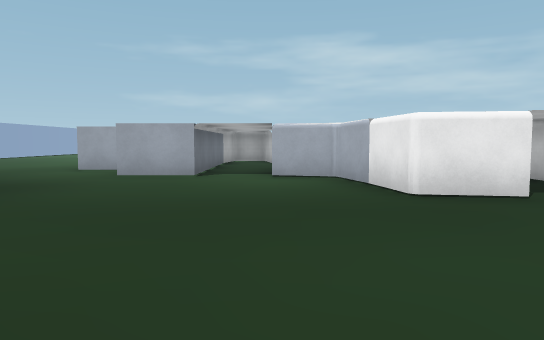
[1] (above)

24 first-person views from a walk through a 3-D level made in the Godot game engine. The camera is 1.3 m above the floor, tilts 4° down and sees 70° across. The floor is counted in squares, 2 m on a side. Each view is taken from the middle of a square. On the plan, view 1 faces up. The plan holds only what a view shows up to about 11 squares ahead; the rest is blank. The place goes on beyond the plan. Some surface patterns are stand-ins.

[2]
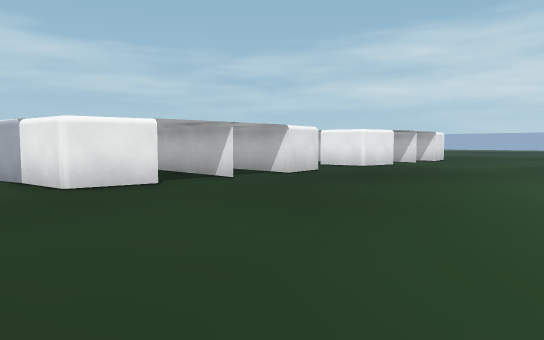

[3]
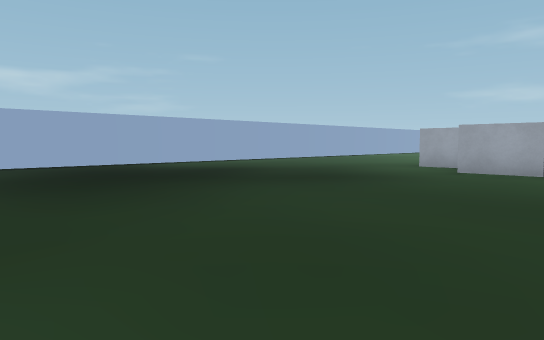

[4]
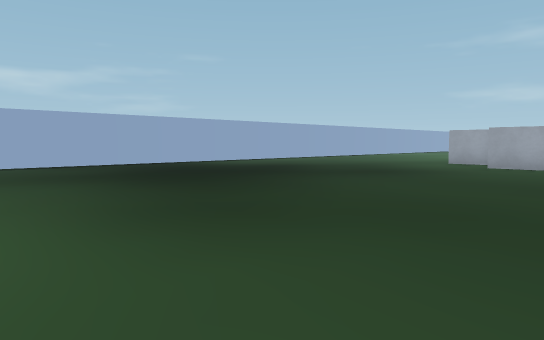

[5]
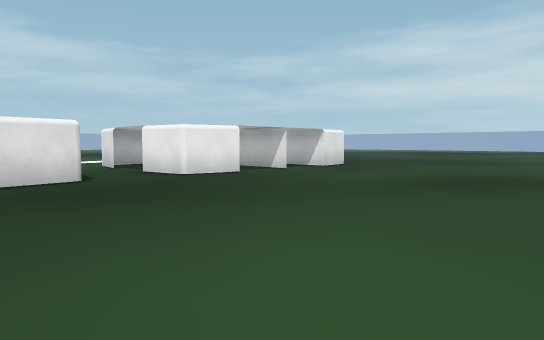

[6]
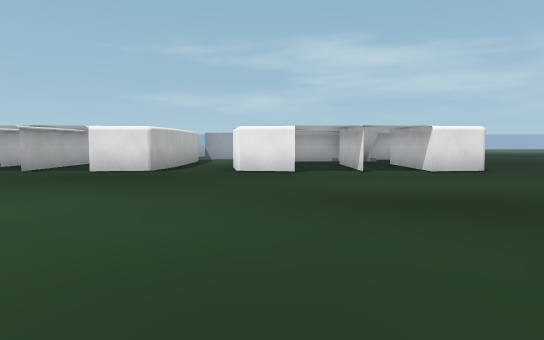

[7]
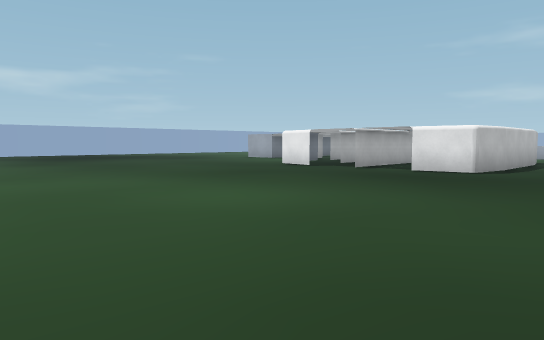

[8]
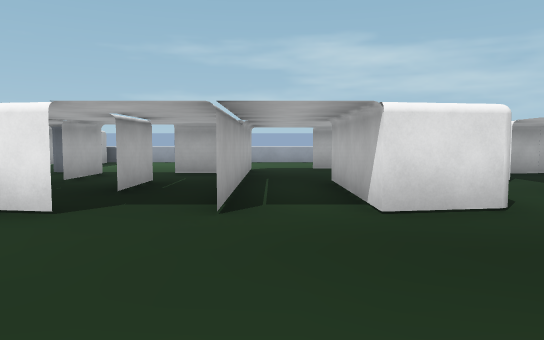

[9]
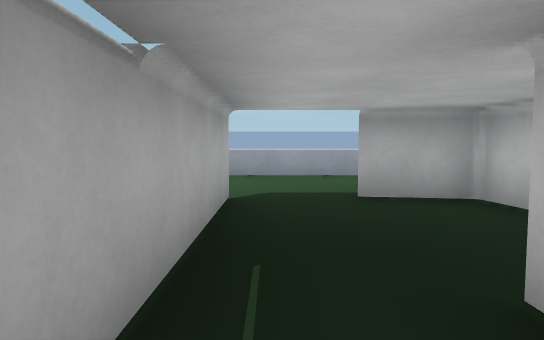

[10]
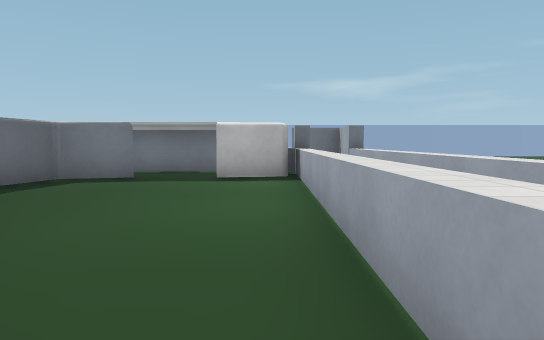

[11]
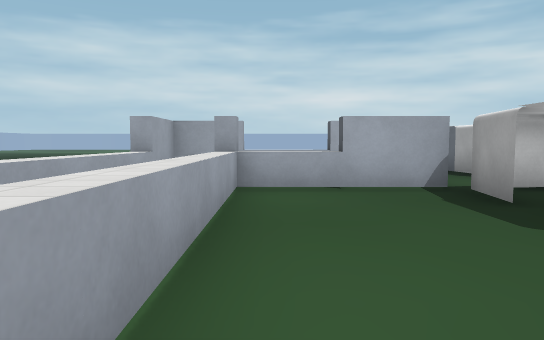

[12]
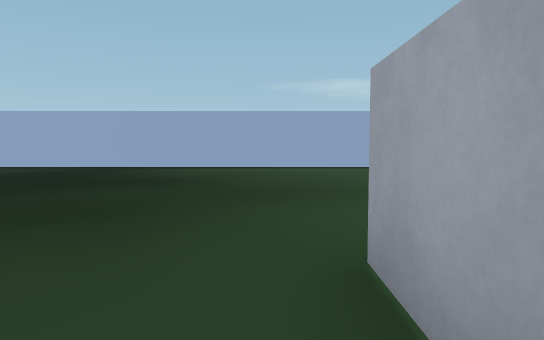

[13]
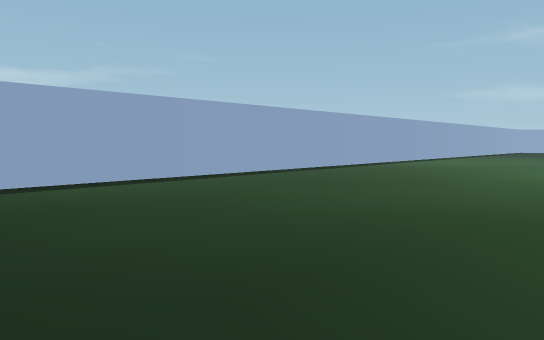

[14]
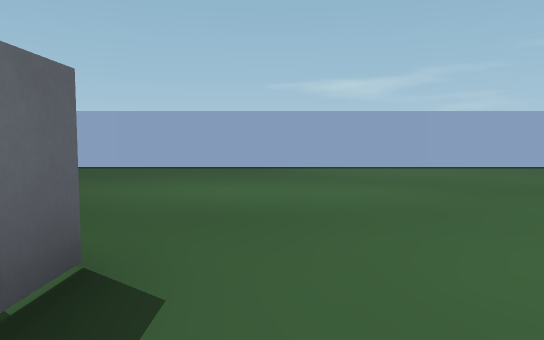

[15]
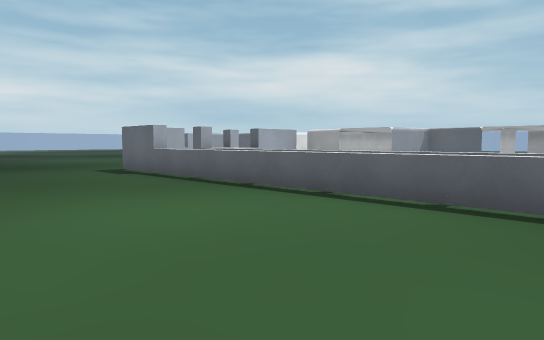

[16]
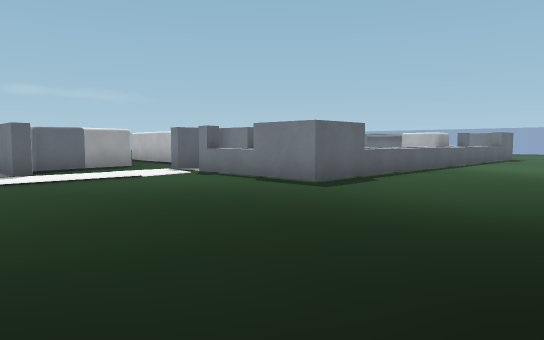

[17]
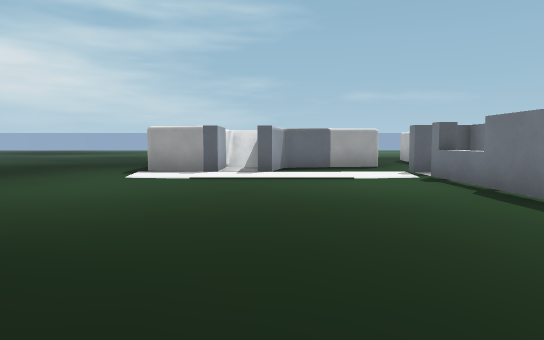

[18]
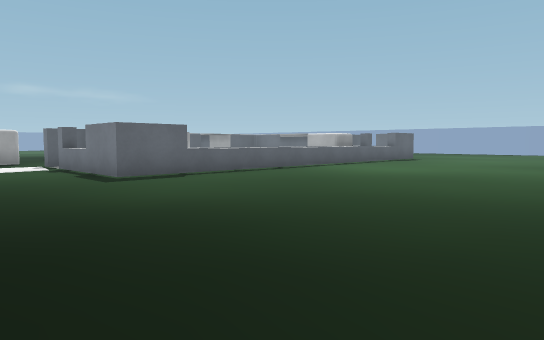

[19]
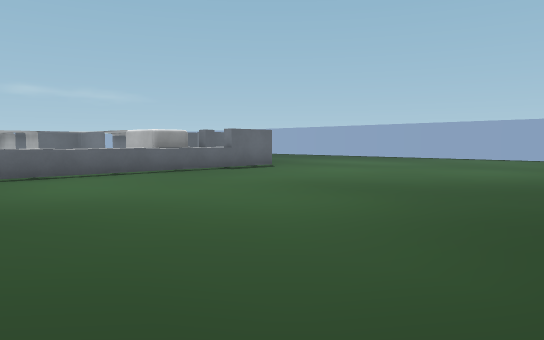

[20]
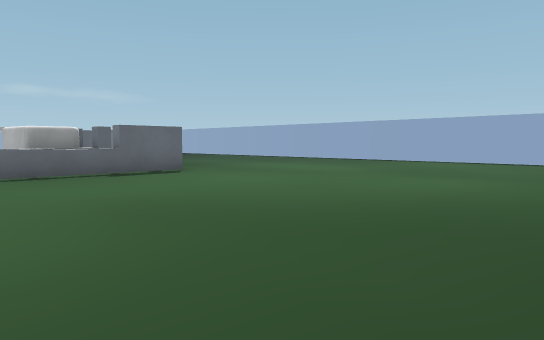

[21]
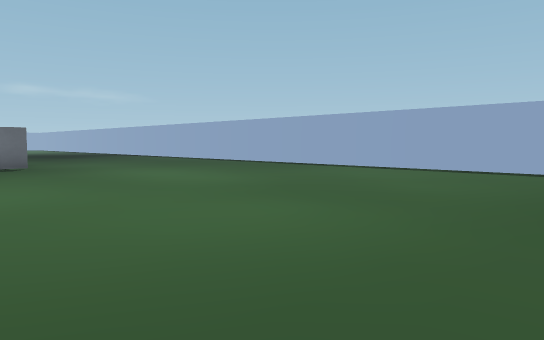

[22]
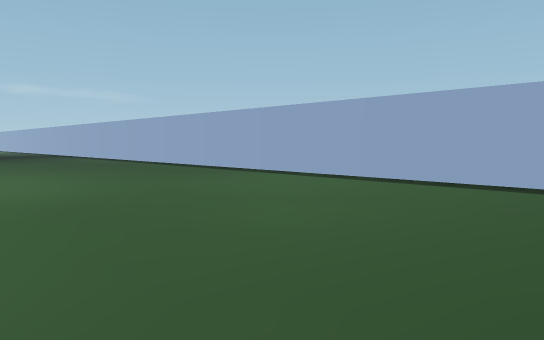

[23]
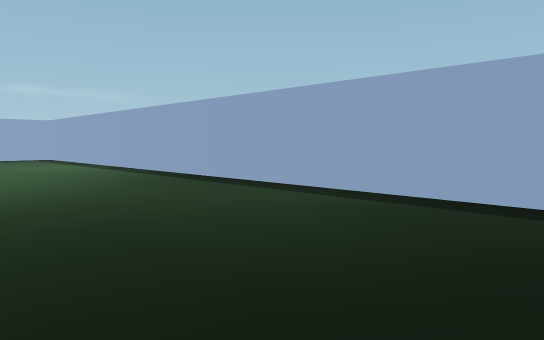

[24]
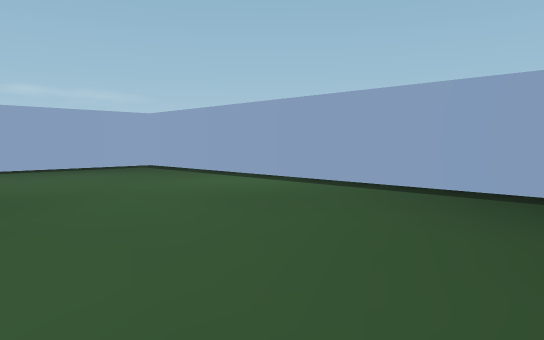

### Floor plan
Key: @ floor where view 1 was taken; # wall or solid block; . floor; ^ raised ledge; T thing the floor can be seen under or through.
Columns run from 12 left of view 1 to 15 right of it. Each row starts with its distance up from view 1.
 23 #.  ..............
 22 #.................   ....
 21 #........................
 20 #........................
 19 #..........................
 18 #..........................
 17 #..........................
 16 #..........................
 15 #........##^^^^^^^^^##......
 14 #........##^^^^^^^^^##......
 13 #........ ^##.......^^......
 12 #.......#####.......##......
 11 #.......  #........###......
 10 #.......  #.#...#.##....####
  9 #.......###.##.##..#.#####
  8 #........##.##..#..#.#
  7 #............#.TT.##..
  6 #............#TTT.##.#  ##
  5 #.............TTT.##.##.####
  4 #...........................
  3 #...........................
  2 #...........................
  1 #...........................
  0 #...........@...............
 -1 #.........................
 -2 #........................
 -3 #....    .... ..........
 -4 #......            ....
 -5 #......
 -6 #......
 -7 #......
 -8 #.....
 -9 #.....
-10 #.....
-11 #.....
-12 #.....
-13 #....
-14 #....
-15 #####

Where each view was taken, in squares from view 1:
view 1: 0 up, 0 right, facing up
view 2: 1 down, 0 right, facing up-right
view 3: 1 down, 0 right, facing up-left
view 4: 3 down, 0 right, facing up-left
view 5: 2 down, 5 right, facing up-right
view 6: 4 down, 10 right, facing up
view 7: 4 down, 10 right, facing up-left
view 8: 1 up, 5 right, facing up
view 9: 6 up, 5 right, facing up
view 10: 13 up, 7 right, facing left
view 11: 13 up, 2 right, facing right
view 12: 7 up, 1 left, facing left
view 13: 6 up, 5 left, facing up-left
view 14: 16 up, 1 left, facing left
view 15: 19 up, 0 right, facing down-right
view 16: 19 up, 14 right, facing down-left
view 17: 19 up, 12 right, facing down
view 18: 22 up, 12 right, facing down-left
view 19: 23 up, 5 right, facing down-left
view 20: 23 up, 2 right, facing down-left
view 21: 23 up, 2 left, facing down-left
view 22: 23 up, 5 left, facing down-left
view 23: 2 up, 7 left, facing down-left
view 24: 4 down, 6 left, facing down-left
